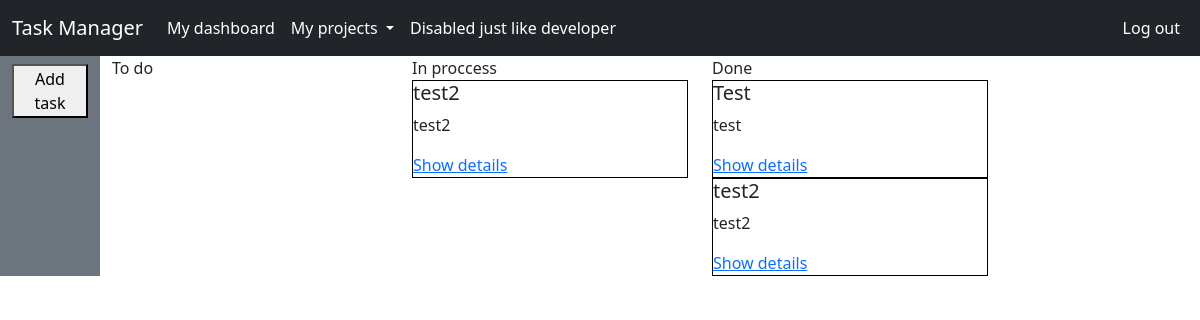
Screenshot of /tasks/tasksList/1/ (signed in) with the database file from the repository.
### tasks/models.py (models this page shows, shortened)
class Task(models.Model):
    name = models.CharField(max_length=100)
    shortDescription = models.CharField(max_length=100)
    longDescription = models.CharField(max_length=500)
    category = models.CharField(max_length=50)
    stateOptions = models.TextChoices('state', 'toDo inProgress done')
    state = models.CharField(blank=True, max_length=10, choices=stateOptions.choices)
    priority = models.IntegerField()
    createdBy = models.ForeignKey(
        settings.AUTH_USER_MODEL,
        on_delete=models.CASCADE,
        default=1
    )
    filePath = models.CharField(max_length=500, default='')
    projectName = models.ForeignKey(Project, on_delete=models.CASCADE)

### tasks/views/views.py (the view)
# urls.py: path('tasksList/<int:projectId>/', views.tasksKanban, name='tasksKanban'),
@login_required
def tasksKanban(request, projectId):
    currentUser = request.user
    projects = Project.objects.filter(createdBy=request.user)
    toDoTasks = Task.objects.filter(state="toDo", createdBy=currentUser, projectName=projectId).order_by("-priority")
    inProgressTasks = Task.objects.filter(state="inProgress", createdBy=currentUser, projectName=projectId).order_by("-priority")
    doneTasks = Task.objects.filter(state="done", createdBy=currentUser, projectName=projectId).order_by("-priority")
    return render(request, 'tasks.html', {'toDoTasks': toDoTasks, 'inProgressTasks': inProgressTasks, 'doneTasks': doneTasks, 'projectId': projectId, 'projects' : projects})

### tasks/templates/tasks.html (shortened to what this page needs)
<!DOCTYPE html>
  <html lang="en">
  <head>
    <link href="https://cdn.jsdelivr.net/npm/bootstrap@5.2.2/dist/css/bootstrap.min.css" rel="stylesheet">
  </head>
  <body>
    <nav class="navbar navbar-expand-lg bg-dark text-light">
      <div class="container-fluid">
        <a class="navbar-brand">Task Manager</a>
        <div class="collapse navbar-collapse" id="navbarSupportedContent">
          <ul class="navbar-nav me-auto mb-2 mb-lg-0">
            <li class="nav-item">
              <a class="nav-link" aria-current="page" href="{% url 'index' %}">My dashboard</a>
            </li>
            <li class="nav-item dropdown">
              <a class="nav-link dropdown-toggle" href="#" role="button" data-bs-toggle="dropdown" aria-expanded="false">
                My projects
              </a>
            </li>
            <li class="nav-item">
              <a class="nav-link disabled">Disabled just like developer</a>
            </li>
          </ul>
          <ul class="nav navbar-nav navbar-right">
            {% if user.is_authenticated %}
            <li class="nav-item">
                <a href="{% url 'logout_user' %}"  class="nav-link">
                    Log out
                </a>
            </li>
            {% endif %}
          </ul>
        </div>
      </div>
    </nav>
    <div class="container-fluid">
      <div class="row">
        <div class="col-sm-1 bg-secondary text-light">
          <ul class="nav navbar-nav navbar-right">
            <li class="nav-item">
              <a href="{% url 'addTask' projectId %}" class="nav-link">
                <button>
                  Add task
                </button>
              </a>
            </li>
          </ul>
        </div>
        <div class="col-sm-3">
          To do
        </div>
        <div class="col-sm-3">
          In proccess
          {% for task in inProgressTasks %}
          <div style="border: 1px solid black">
              <h5>{{ task.name }}</h5>
              <p>{{ task.shortDescription }}</p>
              <a href="{% url 'taskDetail' projectId task.id %}">
                Show details
              </a>
          </div>
          {% endfor %}
        </div>
        <div class="col-sm-3">
          Done
          {% for task in doneTasks %}
          <div style="border: 1px solid black">
              <h5>{{ task.name }}</h5>
              <p>{{ task.shortDescription }}</p>
              <a href="{% url 'taskDetail' projectId task.id %}">
                Show details
              </a>
          </div>
          {% endfor %}
        </div>
      </div>
    </div>
  </body>
  </html>

### tasks/templates/tasks.html (style rules this page uses)
.collapse.navbar-collapse li a { color: white; }
.navbar-brand { color: white; }

### rows the page displays
Task: name "test2", shortDescription "test2"
Task: name "Test", shortDescription "test"
Task: name "test2", shortDescription "test2"
